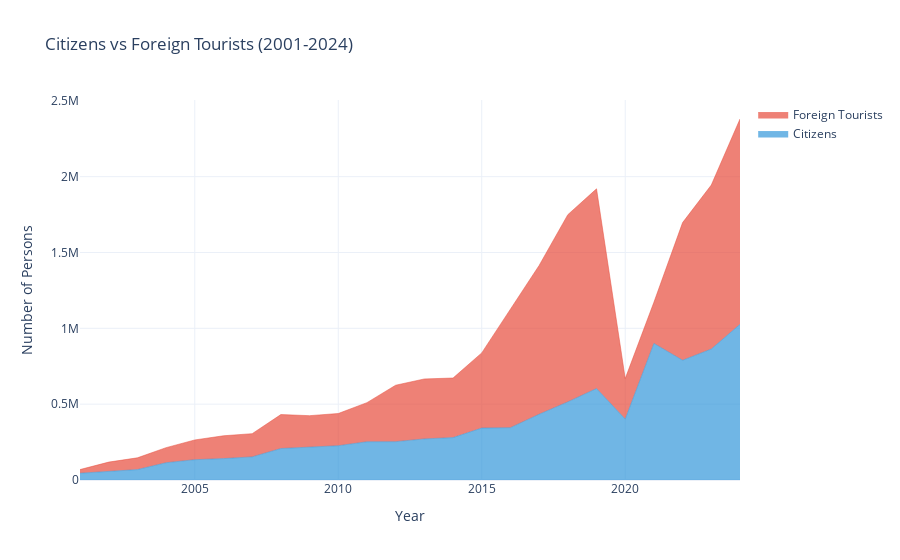

This figure's notebook cell:
### Markdown cell above
### 🌍 Citizens vs Foreign Tourists

How has the composition of tourism changed over the years?

### Code cell
# Stacked area chart
fig = go.Figure()

fig.add_trace(go.Scatter(
    x=df['Year'], 
    y=df['Citizens_Persons'],
    name='Citizens',
    mode='lines',
    stackgroup='one',
    fillcolor='rgba(52, 152, 219, 0.7)',
    line=dict(width=0.5, color='rgb(52, 152, 219)')
))

fig.add_trace(go.Scatter(
    x=df['Year'], 
    y=df['Foreigners_Persons'],
    name='Foreign Tourists',
    mode='lines',
    stackgroup='one',
    fillcolor='rgba(231, 76, 60, 0.7)',
    line=dict(width=0.5, color='rgb(231, 76, 60)')
))

fig.update_layout(
    title='Citizens vs Foreign Tourists (2001-2024)',
    xaxis_title='Year',
    yaxis_title='Number of Persons',
    template='plotly_white',
    height=500,
    hovermode='x unified'
)

fig.show()

# Foreign tourist growth
print("\n🌍 FOREIGN TOURIST ANALYSIS:")
print("="*60)
foreign_2001 = df[df['Year']==2001]['Foreigners_Persons'].values[0]
foreign_2024 = df[df['Year']==2024]['Foreigners_Persons'].values[0]
print(f"2001: {foreign_2001:,.0f} foreign tourists")
print(f"2024: {foreign_2024:,.0f} foreign tourists")
print(f"Growth: {((foreign_2024/foreign_2001)-1)*100:.1f}%")

### Figure 1 — Plotly figure (JSON) as saved in the notebook; plotly's stock layout.template omitted (floating-point values rounded to 4 significant figures)
{"data": [{"fillcolor": "rgba(52, 152, 219, 0.7)", "line": {"color": "rgb(52, 152, 219)", "width": 0.5}, "mode": "lines", "name": "Citizens", "stackgroup": "one", "type": "scatter", "x": [2024, 2023, 2022, 2021, 2020, 2019, 2018, 2017, 2016, 2015, 2014, 2013, 2012, 2011, 2010, 2009, 2008, 2007, 2006, 2005, 2004, 2003, 2002, 2001], "y": [1026000.0, 863600.0, 789400.0, 900600.0, 401400.0, 603000.0, 515100.0, 433500.0, 345300.0, 342500.0, 279600.0, 270900.0, 252800.0, 252200.0, 226100.0, 215400.0, 207500.0, 152400.0, 141100.0, 133800.0, 113900.0, 68570.0, 56460.0, 44690.0]}, {"fillcolor": "rgba(231, 76, 60, 0.7)", "line": {"color": "rgb(231, 76, 60)", "width": 0.5}, "mode": "lines", "name": "Foreign Tourists", "stackgroup": "one", "type": "scatter", "x": [2024, 2023, 2022, 2021, 2020, 2019, 2018, 2017, 2016, 2015, 2014, 2013, 2012, 2011, 2010, 2009, 2008, 2007, 2006, 2005, 2004, 2003, 2002, 2001], "y": [1354000.0, 1081000.0, 908000.0, 271600.0, 267400.0, 1317000.0, 1234000.0, 981200.0, 776800.0, 495600.0, 392800.0, 395500.0, 372100.0, 258000.0, 212400.0, 208900.0, 224100.0, 153100.0, 150500.0, 130200.0, 99340.0, 77660.0, 61430.0, 24150.0]}], "layout": {"autosize": true, "hovermode": "x unified", "title": {"text": "Citizens vs Foreign Tourists (2001-2024)"}, "xaxis": {"autorange": true, "range": [2001, 2024], "title": {"text": "Year"}, "type": "linear"}, "yaxis": {"autorange": true, "range": [0, 2506000.0], "title": {"text": "Number of Persons"}, "type": "linear"}}}
